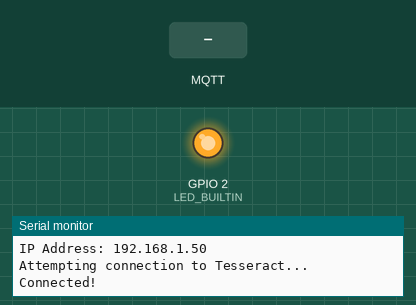
A program run on a simulated ESP8266 (NodeMCU). Shown: output pins drawn as LEDs (lit = HIGH, except the on-board LED, lit = LOW), the last lines printed to the serial monitor. Inputs (shaded band) come from the test bench. WiFi joins after 1.5 s; servers stay silent unless stated; no MQTT or app messages arrive unless stated.

Above: at 3.2 s.
3.3 s: MQTT message "off" arrives on the first subscribed topic
At 3.6 s:
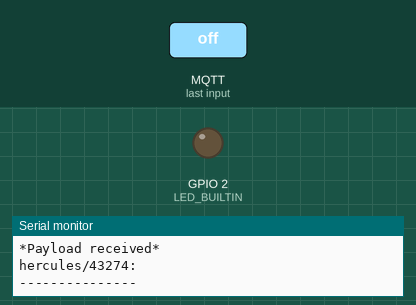
4.8 s: MQTT message "1" arrives on the first subscribed topic
At 5.9 s:
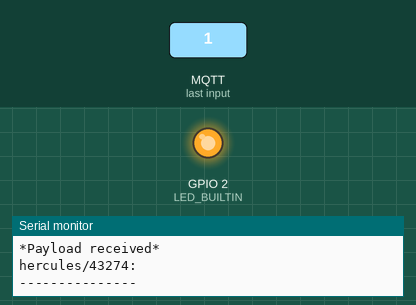
Timing chart, 0 to 7.8 s (numbered marks = the images above; inputs shaded):
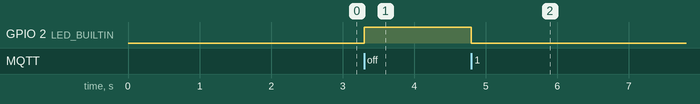

The program:

main.cpp
```cpp
#include <Arduino.h>
#include <ESP8266WiFi.h>
#include <PubSubClient.h>

#define SSID "Tesseract"
#define PASSWORD "nointernet"

#define MQTT_SERVER "cravis"
#define MQTT_PORT 1883

#define DEVICE_ID "ESP8266 Client"
#define TOPIC_SUB "hercules/43274"
#define TOPIC_PUB "iris/43274"

int x;

WiFiClient espClient;
PubSubClient client(espClient);

void mqttCallback(char*, byte*, unsigned int);

void setup() {
    // Output Configuration
    pinMode(LED_BUILTIN, OUTPUT);

    //Serial Mode (for Debugging)
    Serial.begin(9600);

    // Initialize Wifi
    WiFi.mode(WIFI_STA);
    WiFi.begin(SSID, PASSWORD);
    Serial.print("Connecting to ");
    Serial.println(SSID);
    while(!WiFi.isConnected()) {
        delay(1000);
        Serial.print('.');
    }
    Serial.println();
    Serial.println("Connected!");
    Serial.print("IP Address: ");
    Serial.println(WiFi.localIP());

    client.setServer(MQTT_SERVER, MQTT_PORT);
    client.setCallback(mqttCallback);

    Serial.println("Attempting connection to Tesseract...");
    while(!client.connected()) {
        if(client.connect(DEVICE_ID)) {
            Serial.println("\nConnected!");
        } else {
            Serial.print(".");
            delay(1000);
        }
    }

    x = 0;
    client.subscribe(TOPIC_SUB);

}

void loop() {
    client.loop();
}

void mqttCallback(char* topic, byte* payload, unsigned int length) {
    Serial.println("*Payload received*");
    Serial.print(topic);
    Serial.print(": ");
    if(length == 3) {
        digitalWrite(LED_BUILTIN, HIGH);
    } else {
        digitalWrite(LED_BUILTIN, LOW);
    }
    Serial.println("\n---------------");
}
```

Measured:
- after the input at 3.3 s, GPIO 2 (LED_BUILTIN): LOW → HIGH at once
- after the input at 4.8 s, GPIO 2 (LED_BUILTIN): HIGH → LOW at once
